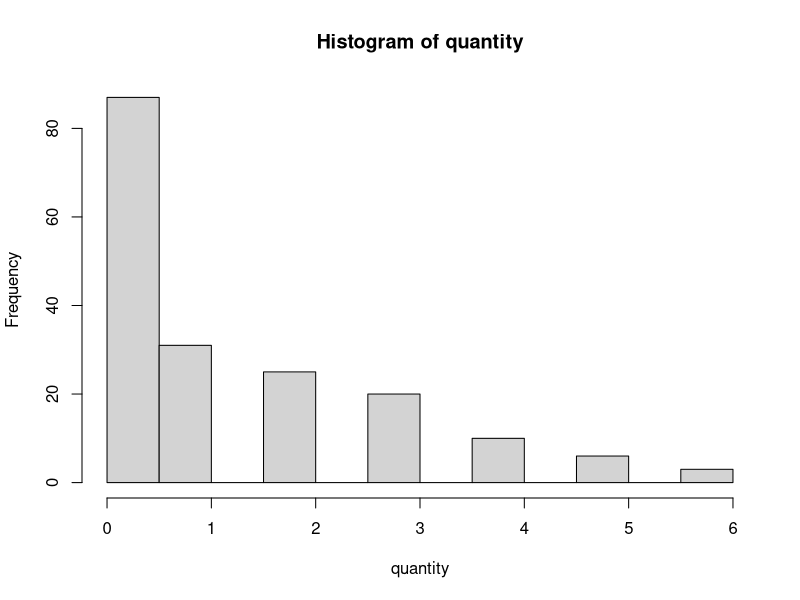
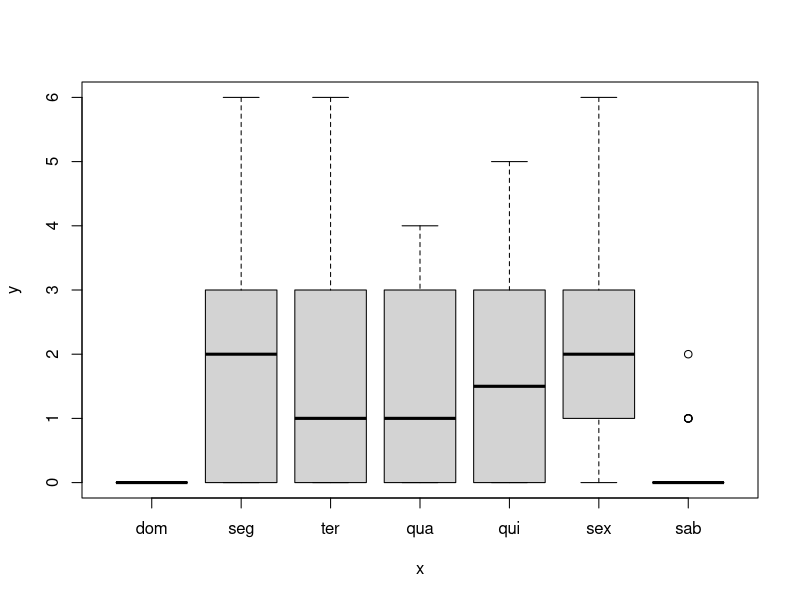
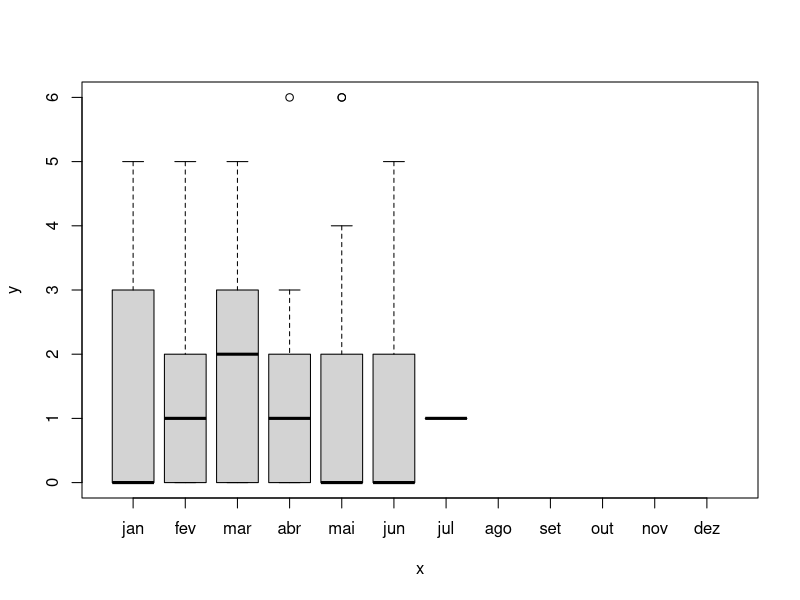
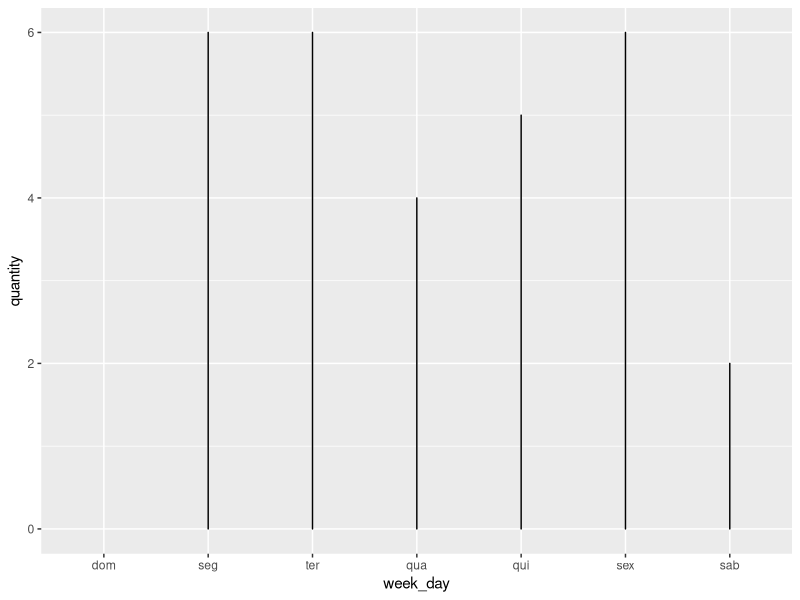

The R script that drew these images, in order:
# renv::init()

# Install packages
# install.packages("jsonlite")
install.packages("ggplot2")
library(ggplot2)

# Read file
climauto_raw <- read.csv("Climauto.csv")
climauto <- data.frame(climauto_raw)

# Set variables
quantity <- climauto$quantidade
model <- climauto$modelo
week_day <- factor(climauto$dia_da_semana,
    levels = c("dom", "seg", "ter", "qua", "qui", "sex", "sab"),
    labels = c("dom", "seg", "ter", "qua", "qui", "sex", "sab"),
    ordered = TRUE)
month <- factor(climauto$mes,
    levels = c("jan", "fev", "mar", "abr", "mai", "jun", "jul", "ago", "set", "out", "nov", "dez"),
    labels = c("jan", "fev", "mar", "abr", "mai", "jun", "jul", "ago", "set", "out", "nov", "dez"),
    ordered = TRUE)

# Snoop data
summary(climauto)
hist(quantity)
week_day["dom"]
plot(week_day, quantity)
plot(month, quantity)

model_test <- aov(quantity ~ week_day*month)

summary(model_test)
ggplot(climauto, aes(week_day, quantity)) +
    geom_line()
